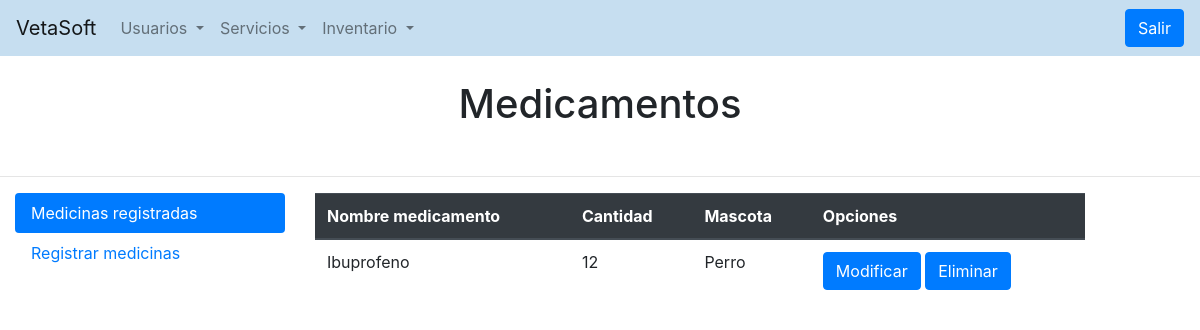
Screenshot of /inventariado/medicinas/ (signed in) with the database file from the repository.
### inventariado/models.py (models this page shows, shortened)
class medicina(models.Model):
    nombre_medicina = models.CharField(max_length=45, blank=False, unique=True)
    medicina_cantidad = models.IntegerField(null=False)
    medicina_animal = models.ForeignKey(tipo_mascota, on_delete=models.CASCADE)
    class Meta:
        verbose_name = "Medicina"

### usuarios/models.py (models this page shows)
class tipo_mascota(models.Model):
    tipo_mascota = models.CharField(max_length=20, blank=False, unique=True)
    class Meta:
        verbose_name = "Tipo mascota"
        verbose_name_plural = "Tipo mascotas"
    def __str__(self):
        return self.tipo_mascota

### inventariado/views.py (the view, shortened to what this page needs)
# urls.py: path('inventariado/medicinas/', views.medicinav, name="medicina"),
@login_required
def medicinav(request):
    data = {
        'medicina':medicina.objects.all(),
        'formu':FormularioMedicina(),
        'mensaje':'Ok'}
    return render(request, 'inventariado/medicinas.html', data)

### inventariado/templates/inventariado/medicinas.html (shortened to what this page needs)
{% extends  'registration/base.html' %}
{% load crispy_forms_tags %}
{% block content %}
<br>
<center><h1>Medicamentos</h1></center>
<br>
<hr>
<div class="row" style="margin: auto;">
    <div class="col-3">
      <div class="nav flex-column nav-pills" id="v-pills-tab" role="tablist" aria-orientation="vertical">
        <a class="nav-link active" id="v-pills-profile-tab" data-toggle="pill" href="#v-pills-profile" role="tab" aria-controls="v-pills-profile" aria-selected="false">Medicinas registradas</a>
        <a class="nav-link " id="v-pills-home-tab" data-toggle="pill" href="#v-pills-home" role="tab" aria-controls="v-pills-home" aria-selected="true">Registrar medicinas</a>
      </div>
    </div>
    <div class="col-8">
      <div class="tab-content" id="v-pills-tabContent">
        <div class="tab-pane fade show active" id="v-pills-profile" role="tabpanel" aria-labelledby="v-pills-profile-tab">
            <table class="table" >
                <thead class="thead-dark">
                  <tr>
                    <th scope="col">Nombre medicamento</th>
                    <th scope="col">Cantidad</th>
                    <th scope="col">Mascota</th>
                    <th scope="col">Opciones</th>
                  </tr>
                </thead>
                <tbody>
                  {% for c in medicina %}
                  <tr>
                    <td>{{ c.nombre_medicina }}</td>
                    <td>{{ c.medicina_cantidad }}</td>
                    <td>{{ c.medicina_animal }}</td>
                    <td>
                      <a class="btn btn-primary" href="{% url 'modificar_medicina' c.id %}" role="button">Modificar</a>
                      <a class="btn btn-primary" href="{% url 'eliminar_medicina' c.id %}" role="button">Eliminar</a>
                    </td>
                  {% endfor %}
                </tbody>
              </table>
        </div>
      </div>
    </div>
  </div>
{% endblock %}

### rows the page displays
medicina: nombre_medicina "Ibuprofeno", medicina_cantidad "12", medicina_animal "Perro"
